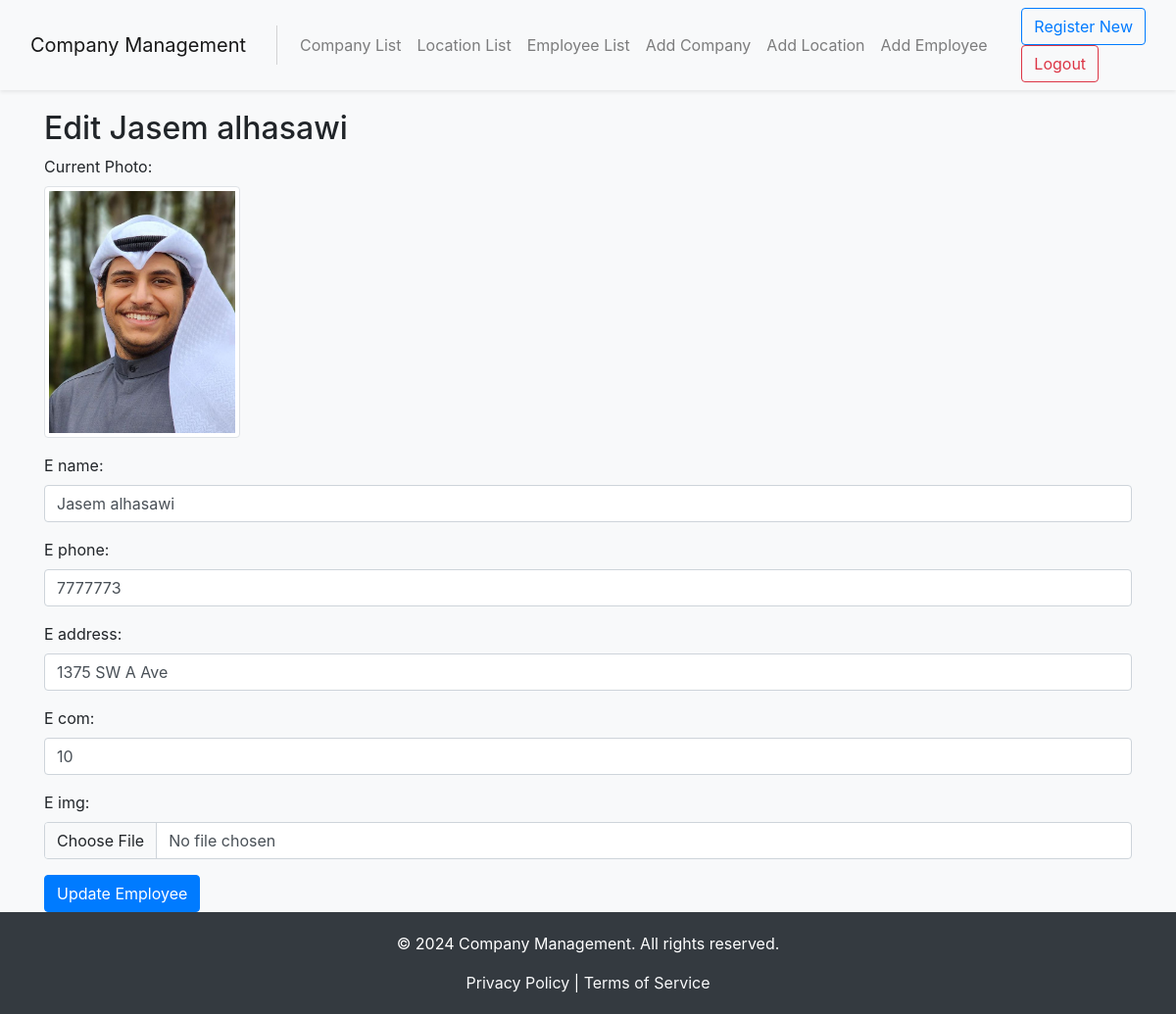
Page /edit_employee/15/ (signed in) on the committed database.
### Testapp/models.py (models this page shows, shortened)
class Employee(models.Model):
    e_name = models.CharField(max_length=255)
    e_phone = models.CharField(max_length=20)
    e_address = models.CharField(max_length=255)
    e_com = models.ForeignKey("Company", on_delete=models.CASCADE)
    e_loc = models.ForeignKey("Location", on_delete=models.CASCADE)
    e_img = models.ImageField( upload_to="", null=True )

### Testapp/employee_views.py (the view)
# urls.py: path('edit_employee/<int:pk>/', employee_views.edit_employee, name='edit_employee'),
@login_required
def edit_employee(request, pk):
    employee = get_object_or_404(Employee, pk=pk)
    if request.method == "POST":
        form = EmployeeForm(request.POST, request.FILES, instance=employee)
        if form.is_valid():
            form.save()
            return redirect('employee_list')
    else:
        form = EmployeeForm(instance=employee)
    return render(request, 'employees/edit_employee.html', {'form': form, 'employee': employee})

### Testapp/forms.py
class EmployeeForm(forms.ModelForm):
    class Meta:
        model = Employee
        fields = ['e_name', 'e_phone', 'e_address', 'e_com', 'e_img']
        widgets = {
            'e_name': forms.TextInput(attrs={'class': 'form-control', 'placeholder': 'Enter employee name'}),
            'e_phone': forms.TextInput(attrs={'class': 'form-control', 'placeholder': 'Enter phone number'}),
            'e_address': forms.TextInput(attrs={'class': 'form-control', 'placeholder': 'Enter address'}),
            'e_com': forms.TextInput(attrs={'class': 'form-control', 'placeholder': 'Enter company name'}),
            'e_img': forms.FileInput(attrs={'class': 'form-control', 'placeholder': 'Upload employee image'}),
        }

### Testapp/templates/employees/edit_employee.html
{% extends 'companies/base.html' %} {% block content %}
<h2>Edit {{ employee.e_name }}</h2>
{% if employee.e_img %}
<div class="mb-3">
  <label>Current Photo:</label><br />
  <img
    src="{{ employee.e_img.url }}"
    alt="{{ employee.e_name }}"
    class="img-thumbnail"
    style="max-width: 200px"
  />
</div>
{% else %}
<p>No image available for this employee.</p>
{% endif %}
<form method="post" enctype="multipart/form-data">
  {% csrf_token %} {{ form.as_p }}
  <button type="submit" class="btn btn-primary">Update Employee</button>
</form>
{% endblock %}

### Testapp/templates/companies/base.html (style rules this page uses)
html { height: 100%; }
body { min-height: 100%; display: flex; flex-direction: column; margin: 0; background-color: #f8f9fa; }

### rows in the picture
Employee: e_name "Jasem alhasawi", e_img (picture), e_phone "7777773", e_address "1375 SW A Ave", e_com "10"
